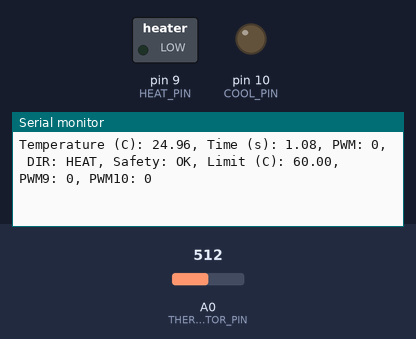
Bench run of a sketch on a simulated Arduino Uno, built with avr-gcc and run on an emulated ATmega328P. Shown: switched loads named in the sketch (green lamp = pin HIGH), output pins drawn as LEDs (lit = HIGH), the last lines printed to the serial monitor. Inputs (shaded band) come from the test bench; at power-on: A0 (THERMISTOR_PIN) = 512.

Above: at 1.2 s.
1.3 s: A0 (THERMISTOR_PIN) set to 216
At 2.1 s:
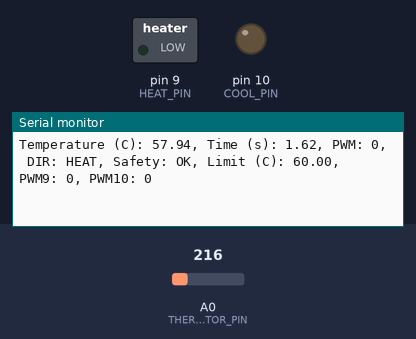
2.8 s: A0 (THERMISTOR_PIN) set to 196
At 3.7 s:
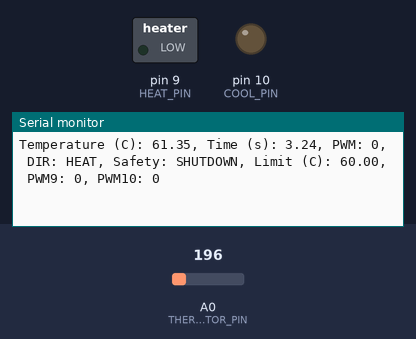

The sketch:

P1_arduino_control.ino
```cpp
// Module 5: Python calculates P control; Arduino measures and applies commands.
// Command: SET PWM 120 DIR HEAT\n (or COOL). Baud: 115200.
#include <Arduino.h>
#include <math.h>
#include <stdlib.h>
#include <string.h>

const int THERMISTOR_PIN = A0;
const int HEAT_PIN = 9;
const int COOL_PIN = 10;
// Same divider and Beta-model constants as Module 4.
const float SERIES_RESISTOR = 100000.0;
const float R0 = 100000.0;
const float B_COEFF = 3950.0;
const float T0 = 298.15;
const int TEMPERATURE_SAMPLES = 1000;
const float TEMPERATURE_LIMIT_C = 60.0;
const unsigned long COMMAND_TIMEOUT_MS = 2000;
const unsigned long REPORT_INTERVAL_MS = 500;

int pwmValue = 0;
bool heating = true;
bool safetyShutdown = false;
bool sensorFault = false;
bool commandTimedOut = false;
bool haveCommand = false;
unsigned long lastCommandMs = 0;
unsigned long lastReportMs = 0;
unsigned long lastByteMs = 0;
char commandBuffer[48];
byte commandLength = 0;
bool discardCommand = false;

void stopOutput() {
  pwmValue = 0;
  analogWrite(HEAT_PIN, 0);
  analogWrite(COOL_PIN, 0);
}

void applyOutput() {
  if (safetyShutdown || sensorFault || commandTimedOut) {
    stopOutput();
    return;
  }
  // Clear the opposite output BEFORE enabling the selected output.
  if (heating) {
    analogWrite(COOL_PIN, 0);
    analogWrite(HEAT_PIN, pwmValue);
  } else {
    analogWrite(HEAT_PIN, 0);
    analogWrite(COOL_PIN, pwmValue);
  }
}

float readTemperatureC() {
  unsigned long sum = 0;
  for (int i = 0; i < TEMPERATURE_SAMPLES; ++i) {
    sum += analogRead(THERMISTOR_PIN);
  }
  // Average voltage/ADC first, then convert once to temperature.
  float averageADC = (float)sum / TEMPERATURE_SAMPLES;
  if (averageADC <= 0.0 || averageADC >= 1023.0) return NAN;
  float resistance = SERIES_RESISTOR * averageADC / (1023.0 - averageADC);
  float inverseT = log(resistance / R0) / B_COEFF + 1.0 / T0;
  return 1.0 / inverseT - 273.15;
}

void checkSafety(float temperature) {
  bool wasBlocked = safetyShutdown || sensorFault;
  sensorFault = !isfinite(temperature);
  safetyShutdown = !sensorFault && temperature > TEMPERATURE_LIMIT_C;
  if (sensorFault || safetyShutdown || wasBlocked) {
    // After recovery the old PWM remains zero. A new command is required.
    stopOutput();
  }
}

void processCommand() {
  // Parse strictly; reject trailing junk, missing PWM, or unknown direction.
  if (strncmp(commandBuffer, "SET PWM ", 8) != 0) {
    stopOutput();
    return;
  }
  char *start = commandBuffer + 8;
  char *end;
  long requestedPwm = strtol(start, &end, 10);
  if (end == start || requestedPwm < 0 || requestedPwm > 255 ||
      strncmp(end, " DIR ", 5) != 0) {
    stopOutput();
    return;
  }
  const char *direction = end + 5;
  bool requestedHeating;
  if (strcmp(direction, "HEAT") == 0) requestedHeating = true;
  else if (strcmp(direction, "COOL") == 0) requestedHeating = false;
  else {
    stopOutput();
    return;
  }
  if (safetyShutdown || sensorFault) {
    stopOutput();
    return;
  }
  heating = requestedHeating;
  pwmValue = (int)requestedPwm;
  lastCommandMs = millis();
  haveCommand = true;
  commandTimedOut = false;
  applyOutput();
}

void readCommands() {
  // Nonblocking, bounded work: a partial command never delays temperature checks.
  if (commandLength > 0 && millis() - lastByteMs > 1000) {
    stopOutput();
    commandLength = 0;
    discardCommand = true;
  }
  int budget = 64;
  while (Serial.available() > 0 && budget-- > 0) {
    char incoming = Serial.read();
    lastByteMs = millis();
    if (discardCommand) {
      if (incoming == '\n') discardCommand = false;
      continue;
    }
    if (incoming == '\r') continue;
    if (incoming == '\n') {
      commandBuffer[commandLength] = '\0';
      if (commandLength > 0) processCommand();
      commandLength = 0;
    } else if (incoming == '\0' || commandLength >= sizeof(commandBuffer) - 1) {
      stopOutput();
      commandLength = 0;
      discardCommand = true;
    } else {
      commandBuffer[commandLength++] = incoming;
    }
  }
}

void report(float temperature) {
  Serial.print("Temperature (C): "); Serial.print(temperature, 2);
  Serial.print(", Time (s): "); Serial.print(millis() / 1000.0, 2);
  Serial.print(", PWM: "); Serial.print(pwmValue);
  Serial.print(", DIR: "); Serial.print(heating ? "HEAT" : "COOL");
  Serial.print(", Safety: ");
  if (sensorFault) Serial.print("SENSOR_FAULT");
  else if (safetyShutdown) Serial.print("SHUTDOWN");
  else if (commandTimedOut) Serial.print("TIMEOUT");
  else Serial.print("OK");
  Serial.print(", Limit (C): "); Serial.print(TEMPERATURE_LIMIT_C, 2);
  Serial.print(", PWM9: "); Serial.print(heating ? pwmValue : 0);
  Serial.print(", PWM10: "); Serial.println(heating ? 0 : pwmValue);
}

void setup() {
  Serial.begin(115200);
  pinMode(HEAT_PIN, OUTPUT);
  pinMode(COOL_PIN, OUTPUT);
  stopOutput();
}

void loop() {
  float temperature = readTemperatureC();
  checkSafety(temperature);  // Independent of Python; checked before commands.
  readCommands();
  if (haveCommand && millis() - lastCommandMs > COMMAND_TIMEOUT_MS) {
    commandTimedOut = true;
    stopOutput();
  }
  applyOutput();
  if (millis() - lastReportMs >= REPORT_INTERVAL_MS) {
    lastReportMs = millis();
    report(temperature);  // Continue measuring/reporting during every shutdown.
  }
}
```

Measured:
- the behaviour switches between 204 and 203 on A0 (THERMISTOR_PIN) (found by bisection; images 1 and 2)
- after the input at 1.3 s, the serial monitor: prints a new line after 0.32 s (image 1)
- after the input at 2.8 s, the serial monitor: prints a new line after 0.44 s (image 2)
